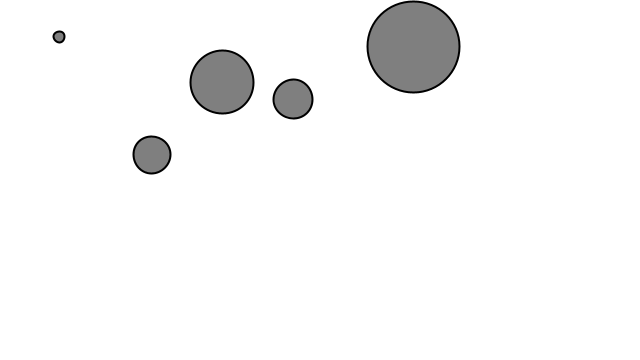
Frame 1 (no input)
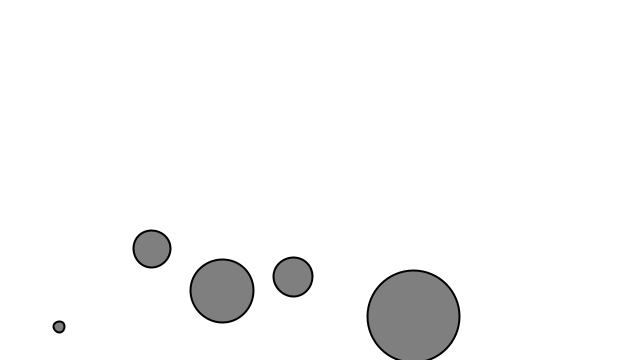
Frame 60 (the mouse pressed at the canvas centre just before this capture)
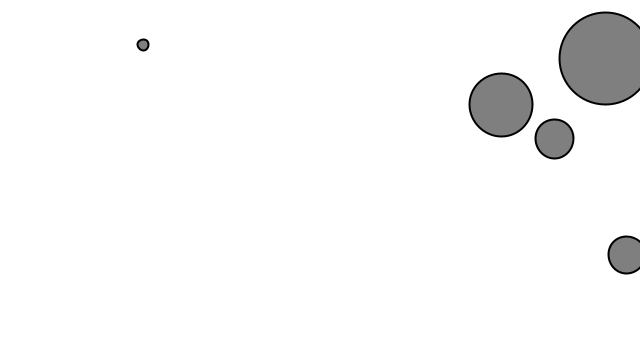
Frame 120 (the mouse held since frame 60 and released just before this capture)

The Processing sketch that drew these frames (run headless with seeded random() and noise(); from frame 60 on, the mouse is pressed at the canvas centre):

// Processing sketch: mover
// ── mover.pde

// The Nature of Code
// Daniel Shiffman
// http://natureofcode.com

Mover[] movers;

void setup() {
  size(640,360);
  movers = new Mover[5];
  for (int i = 0; i < movers.length; i++){
    movers[i] = new Mover();
  }
}

void draw() {
  background(255);
  
  for (Mover m : movers) {
  /*put forces here*/
  
  PVector gravity = new PVector(0, 0.2);
  gravity.mult(m.mass);
  m.applyForce(gravity);
  if (mousePressed){
    PVector wind = new PVector(0.2,0 );
  m.applyForce(wind);
  }
  //let's apply friction.
 
 if (keyPressed){
  PVector friction = m.velocity.get();
  friction.normalize();
  float c = -0.09;
  friction.mult(c);
  m.applyForce(friction);
 }
  
  
  m.update();
  m.display();
  m.checkEdges();
  }
}

// ── Ball.pde
// The Nature of Code
// Daniel Shiffman
// http://natureofcode.com

class Mover {
  PVector location;
  PVector velocity;
  PVector acceleration;
  
   float mass;

  Mover() {
    location = new PVector(random(width), random(height/2));
    velocity = new PVector(0,0);
    acceleration = new PVector(0,0);
    mass = random(0.2,2);   
}
  
  void update() {
    /*defining accerlation is key:
    Recall: f=ma
    a=f/m
    when m=1
    a=f
    
    PVector mouse = new PVector(mouseX,mouseY);
    mouse.sub(location);
    mouse.setMag(0.02);
    acceleration = mouse; */
    
    velocity.add(acceleration);
    location.add(velocity);
   acceleration.mult(0);
    //if we want to cap the velocity
    //velocity.limit(5);
  }
  
  // Newton's 2nd law (the beginning). 
  void applyForce(PVector force){
      PVector f = PVector.div(force,mass);
     acceleration.add(f);
  
  }

  void display() {
    stroke(0);
    strokeWeight(2);
    fill(127);
    ellipse(location.x,location.y,48 * mass,48 * mass);
  }

  void checkEdges() {
    
    if (location.x > width-mass/2) {
      velocity.x *= -1;
      location.x = width-mass/2;
      
    } else if (location.x < mass/2) {
      velocity.x *= -1;
      location.x = mass/2;
    
    } else if (location.y > height-mass/2) {
      velocity.y *= -1;
      location.y = height-mass/2;
    
    } else if (location.y < mass/2) {
      velocity.y *= -1;
      location.y = 24;
    }

  }

}
